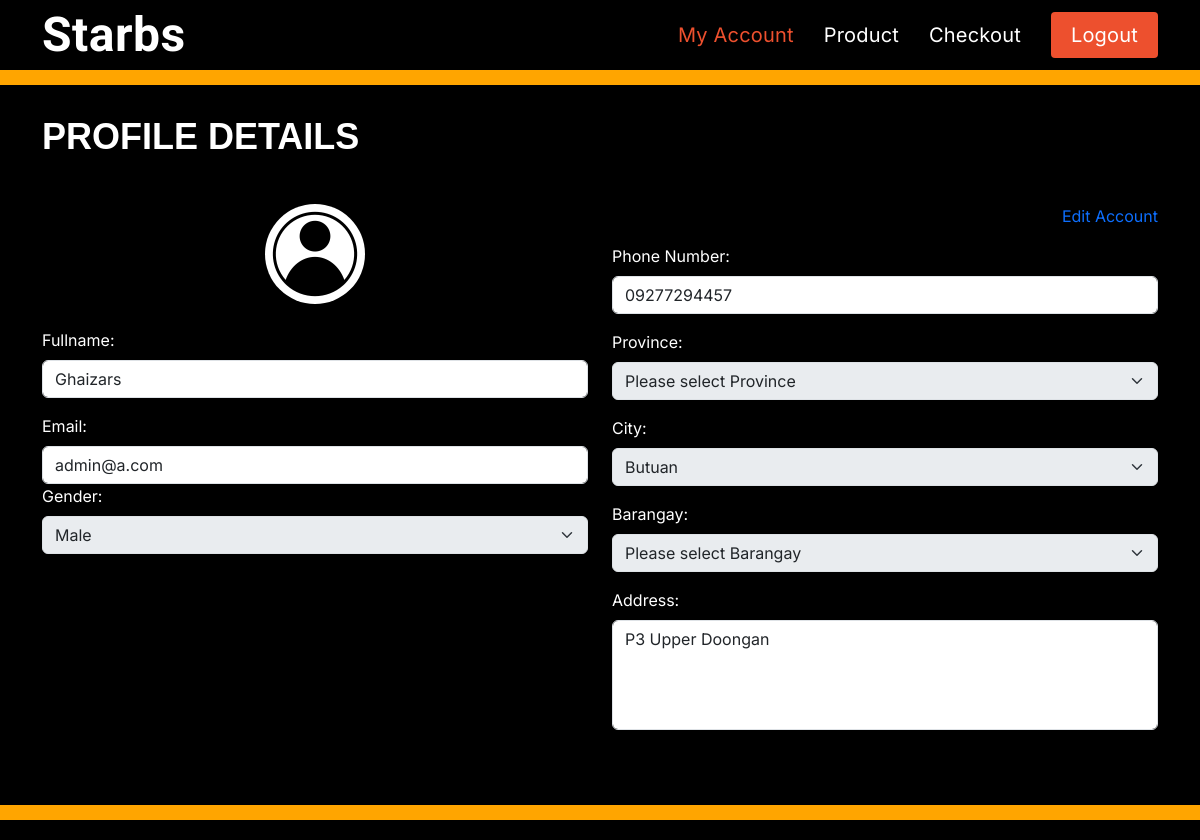
The page /myaccount (signed in) on the database its author committed.
### server.py (models this page shows, shortened)
class User(db.Model):
    id = db.Column(db.Integer, primary_key=True)
    fullname = db.Column(db.String(60), nullable=False)
    email = db.Column(db.String(120), unique=True, nullable=False)
    password = db.Column(db.String(60), nullable=False)
    gender = db.Column(db.String(60), nullable=False)
    phoneNumber = db.Column(db.String(60), nullable=True)
    city = db.Column(db.String(60), nullable=True)
    streetOrHouseNumber = db.Column(db.String(60), nullable=True)
    province = db.Column(db.String(60), nullable=True)
    barangay = db.Column(db.String(60), nullable=True)
    create_at = db.Column(db.DateTime, nullable=False, default=datetime.utcnow)
    update_at = db.Column(db.DateTime, nullable=False, default=datetime.utcnow)
    is_admin = db.Column(db.Boolean, default=False)

### server.py (the view)
@app.route('/myaccount', methods=['GET'])
@login_required
def myaccount():
    user_id = session['id']
    data = User.query.filter_by(id=user_id).all()
    return render_template('myaccount.html',userDatas=data)

### server.py (called while the page is built)
def login_required(f):
    @wraps(f)
    def decorated_function(*args, **kwargs):
        if 'logged_in' not in session:
            return redirect('/login')
        return f(*args, **kwargs)
    return decorated_function

### templates/myaccount.html (shortened to what this page needs)
    {% extends "master.html" %}
    {% block body %}
    <section class="full-height-section" style="background-color: black">
      <div class="container" data-aos="fade-up">
        <div class="section-title">
          <p style="color:white">Profile Details</p>
        </div>
        <div class="row content">
         <div class="col-lg-6">
          <div class="col-lg-12 d-flex align-items-center justify-content-center">
            <img src="{{ url_for('static', filename='assets/img/5572513-200.png') }}" alt="Profile Image" class="rounded-circle" width="100" height="100" style="background-color: white">
          </div>
          <form action="#" id="myForm" >
            <div class="row mt-4">
              <div class="col-lg-12">
                <label for="fullname" class="form-label" style="color:white">Fullname:</label>
                <input type="text" id="fullname" class="form-control" value="{{ userDatas[0].fullname }}" readonly>
              </div>
              <div class="col-lg-12 mt-3">
                <label for="phone" class="form-label" style="color:white">Email:</label>
                <input type="email" id="email" class="form-control" value="{{ userDatas[0].email }}" readonly>
              </div>
              <div class="col-lg-12">
                <label for="gender" class="form-label" style="color:white">Gender:</label>
                <select id="gender" class="form-select" disabled>
                  <option value="Male" {% if userDatas[0].gender == 'Male' %} selected {% endif %}>Male</option>
              </select>
              </div>
            </div>
          </div>
          <div class="col-lg-6">
            <div style="text-align: right">
            <p id="toggleUnlock" class="text-primary" style="position: relative;">Edit Account</p>
</div>
    <div class="col-lg-12 mt-3">
                <label for="phone" class="form-label" style="color:white">Phone Number:</label>
                <input type="number" id="phone" class="form-control" value="{{ userDatas[0].phoneNumber }}" readonly>
              </div>
           <div class="col-lg-12 mt-3">
            <label for="province" class="form-label" style="color:white">Province:</label>
            <select id="province" class="form-select">
                {% if userDatas[0].province %}
                    <option value="{{ userDatas[0].province }}" selected>{{ userDatas[0].province }}</option>
                {% else %}
                    <option value="" selected>Please select Province</option>
                {% endif %}
            </select>
        </div>
        <div class="col-lg-12 mt-3">
            <label for="city" class="form-label" style="color:white">City:</label>
            <select id="city" class="form-select">
                {% if userDatas[0].city %}
                    <option value="{{ userDatas[0].city }}" selected>{{ userDatas[0].city }}</option>
                {% else %}
                    <option value="" selected>Please select City</option>
                {% endif %}
            </select>
        </div>
        <div class="col-lg-12 mt-3">
            <label for="barangay" class="form-label" style="color:white">Barangay:</label>
            <select id="barangay" class="form-select">
                {% if userDatas[0].barangay %}
                    <option value="{{ userDatas[0].barangay }}" selected>{{ userDatas[0].barangay }}</option>
                {% else %}
                    <option value="" selected>Please select Barangay</option>
                {% endif %}
            </select>
        </div>
            <div class="mt-3">
              <label for="address" class="form-label" style="color:white">Address:</label>
              <textarea style="resize: none;" id="address" class="form-control" rows="4" readonly>{% if userDatas[0].streetOrHouseNumber %}{{ userDatas[0].streetOrHouseNumber }}{% endif %}</textarea>
            </div>
          </div>
      </div>
    </div>
  </section>
    {% endblock %}

### static/assets/css/style.css (style rules this page uses)
body { font-family: "Inter", sans-serif, "ABeeZee", "Lato", "Vujahday Script","Allan"; color: #444444; }
.full-height-section { height: 100vh; display: flex; align-items: center; }
section { padding: 60px 0; }
.section-title { padding-bottom: 40px; }
.section-title p { margin: 0; margin: 0; font-size: 36px; font-weight: 700; text-transform: uppercase; font-family: "Poppins", sans-serif; color: #0f2f57; }

### rows shown on the page
User: fullname "Ghaizars", email "admin@a.com", gender "Male", phoneNumber "09277294457", city "Butuan", streetOrHouseNumber "P3 Upper Doongan"
